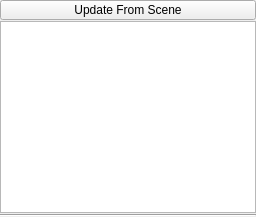
<?xml version="1.0" encoding="UTF-8"?>
<ui version="4.0">
 <class>wgVtxInfo</class>
 <widget class="QWidget" name="wgVtxInfo">
  <property name="geometry">
   <rect>
    <x>0</x>
    <y>0</y>
    <width>256</width>
    <height>217</height>
   </rect>
  </property>
  <property name="windowTitle">
   <string>VtxInfo</string>
  </property>
  <layout class="QGridLayout" name="gridLayout">
   <property name="horizontalSpacing">
    <number>0</number>
   </property>
   <property name="verticalSpacing">
    <number>1</number>
   </property>
   <property name="margin">
    <number>0</number>
   </property>
   <item row="0" column="0">
    <widget class="QPushButton" name="pbUpdateInf">
     <property name="maximumSize">
      <size>
       <width>16777215</width>
       <height>20</height>
      </size>
     </property>
     <property name="text">
      <string>Update From Scene</string>
     </property>
    </widget>
   </item>
   <item row="1" column="0">
    <widget class="QTreeWidget" name="twVtxValues">
     <property name="selectionMode">
      <enum>QAbstractItemView::ExtendedSelection</enum>
     </property>
     <property name="indentation">
      <number>0</number>
     </property>
     <attribute name="headerVisible">
      <bool>false</bool>
     </attribute>
     <column>
      <property name="text">
       <string>Index</string>
      </property>
     </column>
     <column>
      <property name="text">
       <string>Influence</string>
      </property>
     </column>
    </widget>
   </item>
   <item row="2" column="0">
    <widget class="Line" name="line_4">
     <property name="orientation">
      <enum>Qt::Horizontal</enum>
     </property>
    </widget>
   </item>
  </layout>
 </widget>
 <resources/>
 <connections/>
</ui>
